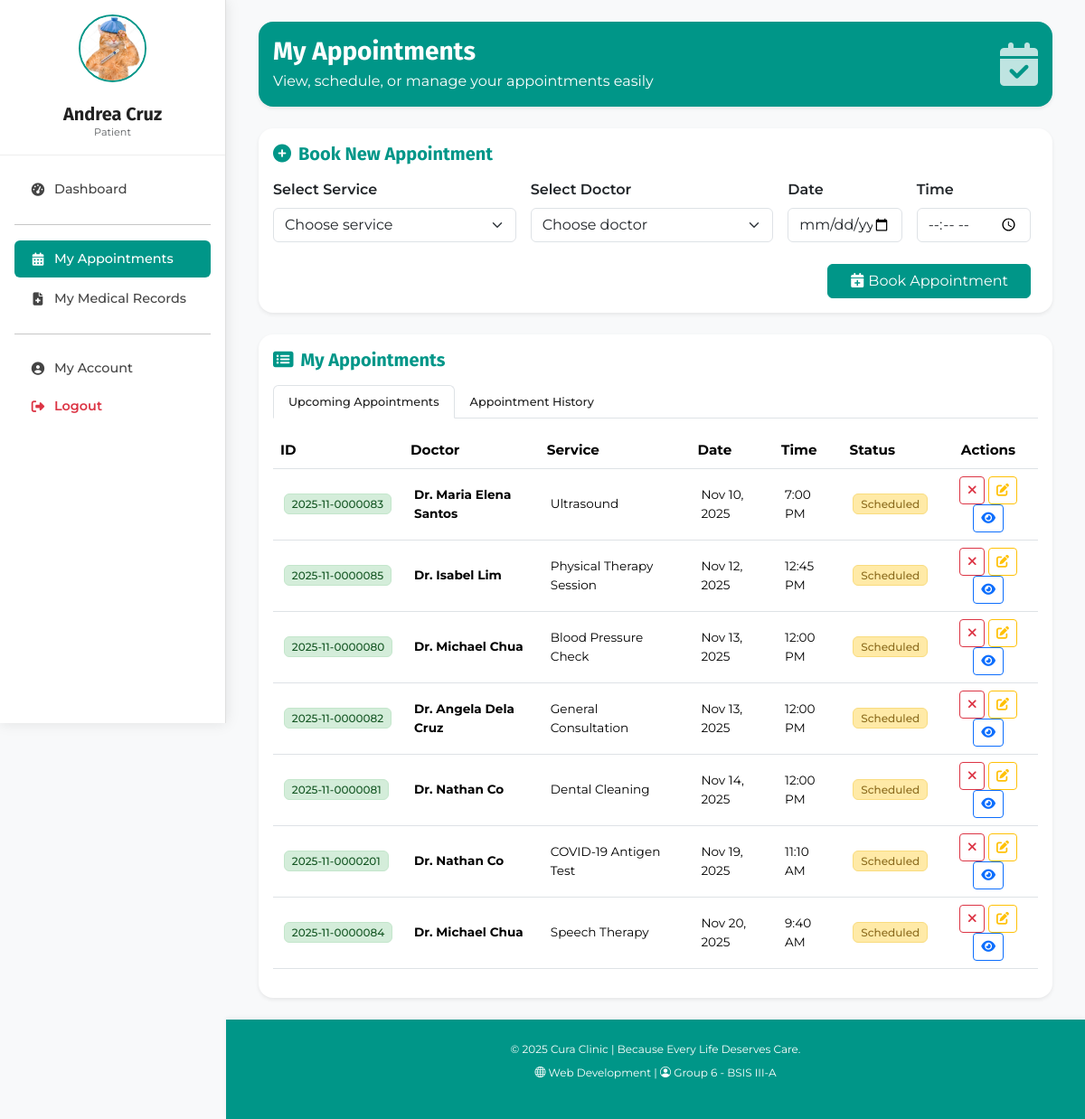
Page /pages/my_appointments.php (signed in) on the committed database.
### tables this page shows
CREATE TABLE `appointment` (
  `appt_id` int(11) NOT NULL,
  `appt_date` date NOT NULL,
  `appt_time` time NOT NULL,
  `appt_created_at` datetime NOT NULL DEFAULT current_timestamp(),
  `appt_updated_at` datetime DEFAULT current_timestamp() ON UPDATE current_timestamp(),
  `pat_id` int(11) DEFAULT NULL,
  `doc_id` int(11) DEFAULT NULL,
  `serv_id` int(11) DEFAULT NULL,
  `stat_id` int(11) DEFAULT NULL
);

CREATE TABLE `service` (
  `serv_id` int(11) NOT NULL,
  `serv_name` varchar(100) NOT NULL,
  `serv_description` text NOT NULL,
  `serv_price` decimal(10,2) NOT NULL,
  `serv_created_at` datetime NOT NULL DEFAULT current_timestamp(),
  `serv_updated_at` datetime DEFAULT current_timestamp() ON UPDATE current_timestamp()
);

CREATE TABLE `status` (
  `stat_id` int(11) NOT NULL,
  `stat_name` varchar(50) NOT NULL,
  `stat_created_at` datetime NOT NULL DEFAULT current_timestamp(),
  `stat_updated_at` datetime DEFAULT current_timestamp() ON UPDATE current_timestamp()
);

### classes/users/Patient.php (called while the page is built, shortened)
<?php
class Patient {
    private $conn;
    public function __construct($db) {
        $this->conn = $db;
    }
    public function getUpcomingAppointments($patient_id, $limit = null) {
        $query = "
            SELECT
                a.appt_id,
                a.appt_date,
                a.appt_time,
                a.stat_id,
                s.serv_name,
                st.stat_name AS status_name,
                CONCAT('Dr. ', d.doc_first_name, ' ', d.doc_last_name) as doctor_name
            FROM appointment a
            INNER JOIN doctor d ON a.doc_id = d.doc_id
            INNER JOIN service s ON a.serv_id = s.serv_id
            INNER JOIN status st ON a.stat_id = st.stat_id
            WHERE a.pat_id = :pat_id
            AND a.appt_date >= CURDATE()
            AND a.stat_id IN ('1')
            ORDER BY a.appt_date ASC, a.appt_time ASC
        ";
        $stmt = $this->conn->prepare($query);
        $stmt->bindParam(':pat_id', $patient_id);
        $stmt->execute();
        return $stmt->fetchAll(PDO::FETCH_ASSOC);
    }
}
?>

### classes/appointments/Appointment.php (called while the page is built, shortened)
<?php
class Appointment {
        public function formatAppointmentId($appt_id, $appt_date) {
        $date = new DateTime($appt_date);
        $year = $date->format('Y');
        $month = $date->format('m');
        $formatted_sequence = str_pad($appt_id, 7, '0', STR_PAD_LEFT);
        return "{$year}-{$month}-{$formatted_sequence}";
    }
}
?>

### pages/my_appointments.php (the view, shortened to what this page needs)
<?php
require_once '../classes/appointments/Appointment.php';
require_once '../classes/users/Patient.php';
require_once '../includes/header.php';
require_once '../includes/sidebar_user.php';
$database = new Database();
$db = $database->connect();
$appointment = new Appointment($db);
$patient = new Patient($db);
$pat_id = $_SESSION['pat_id'] ?? null;
$upcoming_appointments = $patient->getUpcomingAppointments($pat_id, null);
?>
<body class="account-page">
<div class="main-content p-4">
    <div class="container">
        <div class="card shadow-sm border-0 rounded-4 mb-4 bg-teal text-white">
            <div class="card-body d-flex justify-content-between align-items-center">
                <div>
                    <h3 class="fw-bold mb-1">My Appointments</h3>
                    <p class="mb-0">View, schedule, or manage your appointments easily</p>
                </div>
                <i class="fas fa-calendar-check fa-3x opacity-75"></i>
            </div>
        </div>
        <div class="card shadow-sm border-0 rounded-4 mb-4">
            <div class="card-body">
                <h5 class="fw-bold text-teal mb-3"><i class="fas fa-plus-circle me-2"></i>Book New Appointment</h5>
                <form method="POST" autocomplete="off" class="row g-3">
                    <div class="col-md-4">
                        <label class="form-label fw-semibold">Select Service</label>
                        <select name="serv_id" class="form-select" required>
                            <option value="" disabled selected>Choose service</option>
                        </select>
                    </div>
                    <div class="col-md-4">
                        <label class="form-label fw-semibold">Select Doctor</label>
                        <select name="doc_id" class="form-select" required>
                            <option value="" disabled selected>Choose doctor</option>
                        </select>
                    </div>
                    <div class="col-md-2">
                        <label class="form-label fw-semibold">Date</label>
                        <input type="date" name="appt_date" class="form-control" required>
                    </div>
                    <div class="col-md-2">
                        <label class="form-label fw-semibold">Time</label>
                        <input type="time" name="appt_time" class="form-control" required>
                    </div>
                    <div class="col-12 text-end mt-4">
                        <button type="submit" class="btn btn-teal px-4">
                            <i class="fas fa-calendar-plus me-1"></i>Book Appointment
                        </button>
                    </div>
                </form>
            </div>
        </div>
        <div class="card shadow-sm border-0 rounded-4">
            <div class="card-body">
                <h5 class="fw-bold text-teal mb-3"><i class="fas fa-list-alt me-2"></i>My Appointments</h5>
                <ul class="nav nav-tabs" id="appointmentTabs" role="tablist">
                    <li class="nav-item" role="presentation">
                        <button class="nav-link active" id="upcoming-tab" data-bs-toggle="tab"
                                data-bs-target="#upcoming" type="button" role="tab">
                            Upcoming Appointments
                        </button>
                    </li>
                    <li class="nav-item" role="presentation">
                        <button class="nav-link" id="history-tab" data-bs-toggle="tab"
                                data-bs-target="#history" type="button" role="tab">
                            Appointment History
                        </button>
                    </li>
                </ul>
                <div class="tab-content mt-3" id="appointmentTabsContent">
                    <div class="tab-pane fade show active" id="upcoming" role="tabpanel">
                        <?php if (!empty($upcoming_appointments)): ?>
                        <div class="table-responsive">
                            <table class="table table-hover align-middle" id="upcoming-appointments-table">
                                <thead class="table-teal">
                                    <tr>
                                        <th>ID</th>
                                        <th>Doctor</th>
                                        <th>Service</th>
                                        <th>Date</th>
                                        <th>Time</th>
                                        <th>Status</th>
                                        <th class="text-center">Actions</th>
                                    </tr>
                                </thead>
                                <tbody>
                                    <?php foreach ($upcoming_appointments as $appt): ?>
                                    <tr>
                                        <td><span class="badge pastel-green"><?= $appointment->formatAppointmentId($appt['appt_id'], $appt['appt_date']); ?></span></td>
                                        <td><strong><?= htmlspecialchars($appt['doctor_name']); ?></strong></td>
                                        <td><?= htmlspecialchars($appt['serv_name']); ?></td>
                                        <td><?= date('M j, Y', strtotime($appt['appt_date'])); ?></td>
                                        <td><?= date('g:i A', strtotime($appt['appt_time'])); ?></td>
                                        <td><span class="badge pastel-orange"><?= htmlspecialchars($appt['status_name']); ?></span></td>
                                        <td class="text-center">
                                            <button type="button" class="btn btn-outline-danger btn-sm" onclick="confirmCancel(<?= $appt['appt_id']; ?>)">
                                                <i class="fas fa-times"></i>
                                            </button>
                                            <button type="button" class="btn btn-outline-warning btn-sm"
                                                onclick="openUpdateModal(<?= $appt['appt_id']; ?>,'<?= $appt['serv_name']; ?>','<?= $appt['doctor_name']; ?>','<?= $appt['appt_date']; ?>','<?= $appt['appt_time']; ?>')">
                                                <i class="fas fa-edit"></i>
                                            </button>
                                            <button type="button" class="btn btn-outline-primary btn-sm"
                                                onclick='viewAppointmentDetails(<?= json_encode($appt); ?>)'>
                                                <i class="fas fa-eye"></i>
                                            </button>
                                        </td>
                                    </tr>
                                    <?php endforeach; ?>
                                </tbody>
                            </table>
                        </div>
                        <?php else: ?>
                            <div class="alert alert-info text-center shadow-sm rounded-3">
                                No upcoming appointments.
                            </div>
                        <?php endif; ?>
                    </div>
                </div>
            </div>
        </div>
    </div>
</div>
<?php require_once '../includes/footer.php'; ?>

### public/css/stylesheet.css (style rules this page uses)
:root { --main-teal: #009688; --light-teal: #4FC3F7; --mint: #A5D6A7; --dark-text: #212121; --light-bg: #F8F9FA; --main-teal-dark: #00695c; }
body { font-family: 'Montserrat', sans-serif; color: var(--dark-text); background-color: var(--light-bg); scroll-behavior: smooth; }
h1, h2, h3, h4, h5 { font-family: 'Fira Sans', sans-serif; font-weight: 700; }
html { scroll-behavior: smooth; }
html, body { margin: 0; padding: 0; }
.nav-link { color: var(--dark-text) !important; font-weight: 500; font-size: 0.8rem; font-family:'Montserrat', sans-serif; }
.account-page .main-content, .management-page .main-content { min-height: calc(100vh - 80px); display: flex; flex-direction: column; justify-content: space-between; }

### public/css/sidebar.css (style rules this page uses)
.main-content { margin-left: 250px; padding: 20px 40px; transition: margin-left 0.3s ease; }

### public/css/management_styles.css (style rules this page uses)
:root { --main-teal: #009688; --light-teal: #4FC3F7; --mint: #A5D6A7; --dark-text: #212121; --light-bg: #F8F9FA; --main-teal-dark: #00695c; }
.row { margin-right: 0 !important; }
.account-page .table thead th, .management-table-container table thead th { font-size: 0.95rem; }
.account-page .table tbody td, .management-table-container table tbody td { font-size: 0.85rem; padding: 0.5rem 0.75rem; vertical-align: middle; }
.btn-teal { background-color: var(--main-teal); border-color: var(--main-teal); color: white; }
.table-teal { background-color: var(--main-teal) !important; color: white; }
.badge { font-size: 0.75rem; font-weight: 600; }
.bg-teal { background-color: var(--main-teal) !important; }
.badge.pastel-green { background-color: #d4edda !important; color: #155724 !important; border: 1px solid #c3e6cb; font-weight: 500; }
.badge.pastel-orange { background-color: #ffeaa7 !important; color: #8c6c1e !important; border: 1px solid #f9dc7e; font-weight: 500; }
.text-teal { color: var(--main-teal)!important; }
.table td:last-child { text-align: center !important; }
.table th:last-child { text-align: center !important; }

### rows in the picture
appointment: $appointment->formatAppointmentId($appt['appt_id'], $appt['appt_date']) "2025-11-0000083", doctor_name "Dr. Maria Elena Santos", serv.serv_name "Ultrasound", appt_date "Nov 10, 2025", appt_time "7:00 PM", stat.stat_name "Scheduled"
appointment: $appointment->formatAppointmentId($appt['appt_id'], $appt['appt_date']) "2025-11-0000085", doctor_name "Dr. Isabel Lim", serv.serv_name "Physical Therapy Session", appt_date "Nov 12, 2025", appt_time "12:45 PM", stat.stat_name "Scheduled"
appointment: $appointment->formatAppointmentId($appt['appt_id'], $appt['appt_date']) "2025-11-0000080", doctor_name "Dr. Michael Chua", serv.serv_name "Blood Pressure Check", appt_date "Nov 13, 2025", appt_time "12:00 PM", stat.stat_name "Scheduled"
appointment: $appointment->formatAppointmentId($appt['appt_id'], $appt['appt_date']) "2025-11-0000082", doctor_name "Dr. Angela Dela Cruz", serv.serv_name "General Consultation", appt_date "Nov 13, 2025", appt_time "12:00 PM", stat.stat_name "Scheduled"
appointment: $appointment->formatAppointmentId($appt['appt_id'], $appt['appt_date']) "2025-11-0000081", doctor_name "Dr. Nathan Co", serv.serv_name "Dental Cleaning", appt_date "Nov 14, 2025", appt_time "12:00 PM", stat.stat_name "Scheduled"
appointment: $appointment->formatAppointmentId($appt['appt_id'], $appt['appt_date']) "2025-11-0000201", doctor_name "Dr. Nathan Co", serv.serv_name "COVID-19 Antigen Test", appt_date "Nov 19, 2025", appt_time "11:10 AM", stat.stat_name "Scheduled"
appointment: $appointment->formatAppointmentId($appt['appt_id'], $appt['appt_date']) "2025-11-0000084", doctor_name "Dr. Michael Chua", serv.serv_name "Speech Therapy", appt_date "Nov 20, 2025", appt_time "9:40 AM", stat.stat_name "Scheduled"

### other values in the picture
$full_name "Andrea Cruz"
$role_title "Patient"
